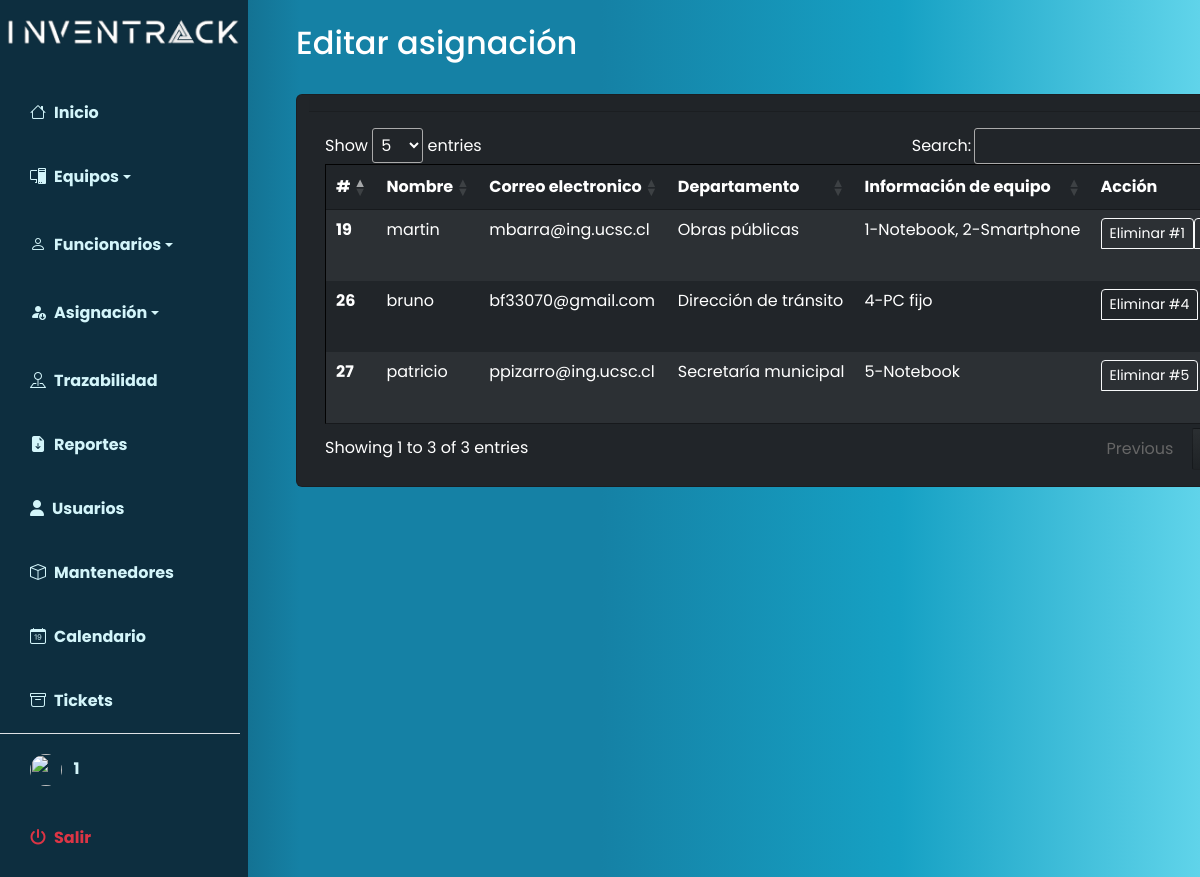
/index.php?p=mantenedores/funcionarios/EditarAsignacion (signed in), run on the app's committed database.
### tables this page shows
CREATE TABLE `funcionarios` (
  `id` int(10) NOT NULL,
  `nombre` varchar(50) NOT NULL,
  `apellido` varchar(50) NOT NULL,
  `email` varchar(50) NOT NULL,
  `establecimiento_id` int(10) NOT NULL,
  `departamento_id` int(10) NOT NULL
);

CREATE TABLE `departamentos` (
  `id` int(10) NOT NULL,
  `departamento` varchar(50) NOT NULL
);

### index.php (called while the page is built, shortened)
<?php
$pagina = isset($_GET['p']) ? strtolower($_GET['p']) : 'home';
require_once 'includes/header.php';
require_once 'pages/' . $pagina . '.php';
require_once 'includes/footer.php';
?>

### pages/mantenedores/funcionarios/editarAsignacion.php (the view, shortened to what this page needs)
<?php
include("database/auth.php");
$query = "SELECT funcionarios.*, establecimientos.establecimiento AS establecimiento, departamentos.departamento AS departamento,
    GROUP_CONCAT(CONCAT(equipos.id, '-', tipo.tipo) SEPARATOR ', ') AS equipos_info
FROM funcionarios
LEFT JOIN establecimientos ON funcionarios.establecimiento_id = establecimientos.id
LEFT JOIN departamentos ON funcionarios.departamento_id = departamentos.id
LEFT JOIN equipos ON funcionarios.id = equipos.funcionario_id
LEFT JOIN tipo ON equipos.tipo_id = tipo.id
WHERE funcionarios.nombre != 'no asignado'
GROUP BY funcionarios.id
HAVING equipos_info IS NOT NULL AND equipos_info != ''
;";
$result = mysqli_query($connection, $query);
?>
<nav class="navbar navbar-expand-lg navbar-light bg-transparent py-4 px-4">
    <h2 class="fs-2 mx-4 text-white">Editar asignación</h2>
</nav>
<main class="container mx-5">
    <div class="row" id="contenedortabla">
        <div class="card text-bg-dark">
            <div class="card-header">
            </div>
            <div class="card-body table-responsive text-bg-dark">
                <table class="table table-hover table-dark table-striped tableAux dataTables table-borderless">
                    <thead class="">
                        <tr>
                            <th scope="col">#</th>
                            <th scope="col">Nombre</th>
                            <th scope="col">Correo electronico</th>
                            <th scope="col">Departamento</th>
                            <th scope="col">Información de equipo</th>
                            <th scope="col">Acción</th>
                        </tr>
                    </thead>
                    <tbody>
                        <?php while ($fila = mysqli_fetch_array($result)): ?>
                            <tr>
                                <th scope="row">
                                    <?= $fila['id'] ?>
                                </th>
                                <td>
                                    <?= $fila['nombre'] ?>
                                </td>
                                <td>
                                    <?= $fila['email'] ?>
                                </td>
                                <td>
                                    <?= $fila['departamento'] ?>
                                </td>
                                <td>
                                    <?= $fila['equipos_info'] ?>
                                </td>
                                <td>
                                    <?php
                                    $equipos = explode(', ', $fila['equipos_info']);
                                    foreach ($equipos as $equipo) {
                                        list($id, $tipo) = explode('-', $equipo);
                                        echo '<div class="btn-group-vertical" role="group" aria-label="Vertical button group">';
                                        echo '<a href="javascript:borrar(' . $id . ');" class="btn btn-sm text-white btn-outline-danger border border-light"> Eliminar #' . $id . '</a><br>';
                                        echo '</div>';
                                    }
                                    ?>
                                </td>
                            </tr>
                        <?php endwhile; ?>
                    </tbody>
                </table>
            </div>
        </div>
    </div>
</main>

### includes/estilos.css (style rules this page uses)
:root { --main-bg-color: #ffda07; --main-text-color: #eee8e8; --second-text-color: #d3f5fa; --second-bg-color: #7fa897; }
#contenedortabla { position: relative; width: max-content; }
.tableAux { width: 595pt; border: 1px solid #000000ee; }

### includes/header.php (style rules this page uses)
body { font-family: 'Poppins', sans-serif; }

### data on the page
funcionarios: id "19", nombre "martin", email "mbarra@ing.ucsc.cl", departamento.departamento "Obras públicas", equipos_info "1-Notebook, 2-Smartphone", id "1"
funcionarios: id "26", nombre "bruno", email "bf33070@gmail.com", departamento.departamento "Dirección de tránsito", equipos_info "4-PC fijo", id "4"
funcionarios: id "27", nombre "patricio", email "ppizarro@ing.ucsc.cl", departamento.departamento "Secretaría municipal", equipos_info "5-Notebook", id "5"

### other printed values
$_SESSION['username'] "1"
